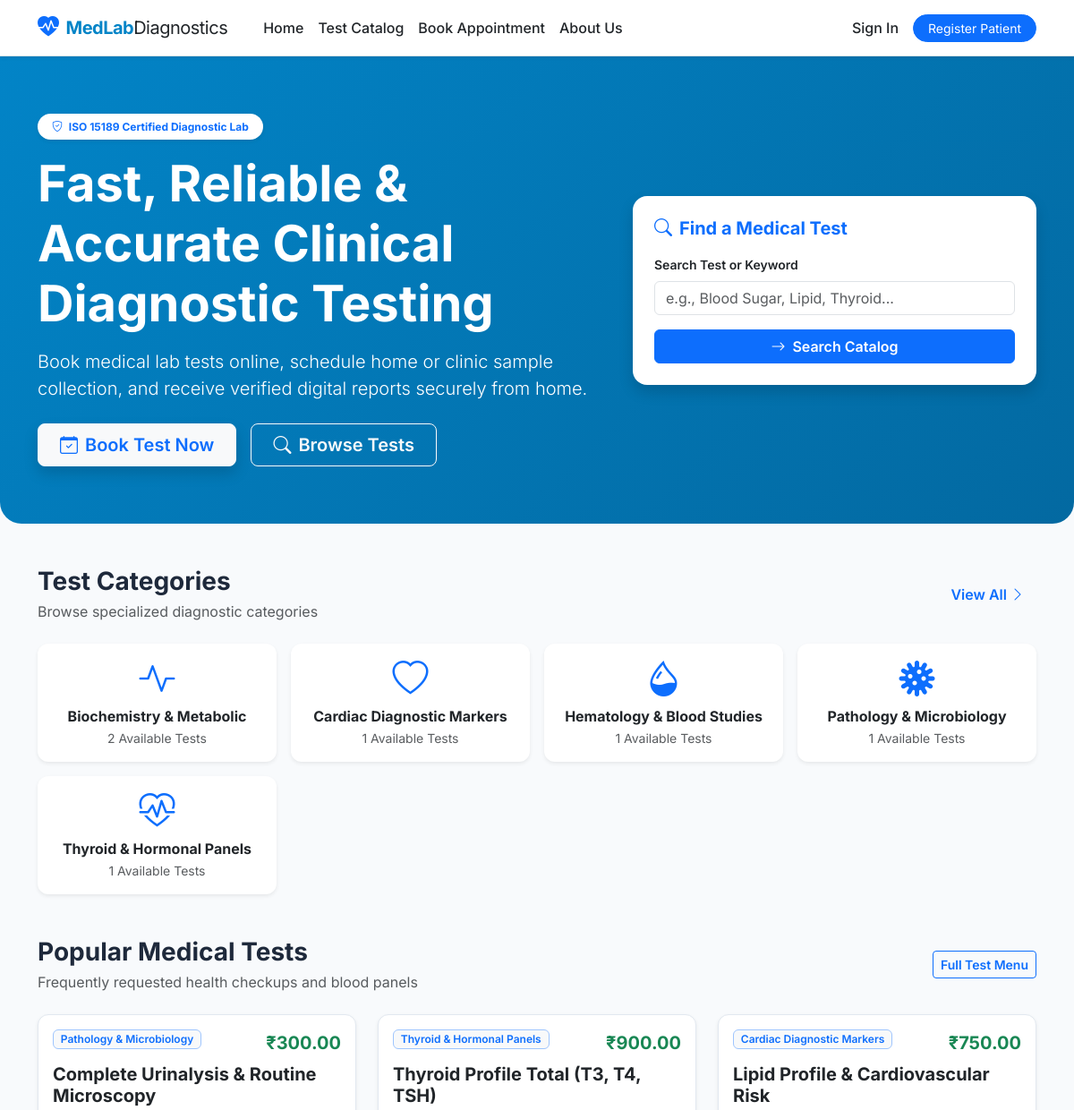
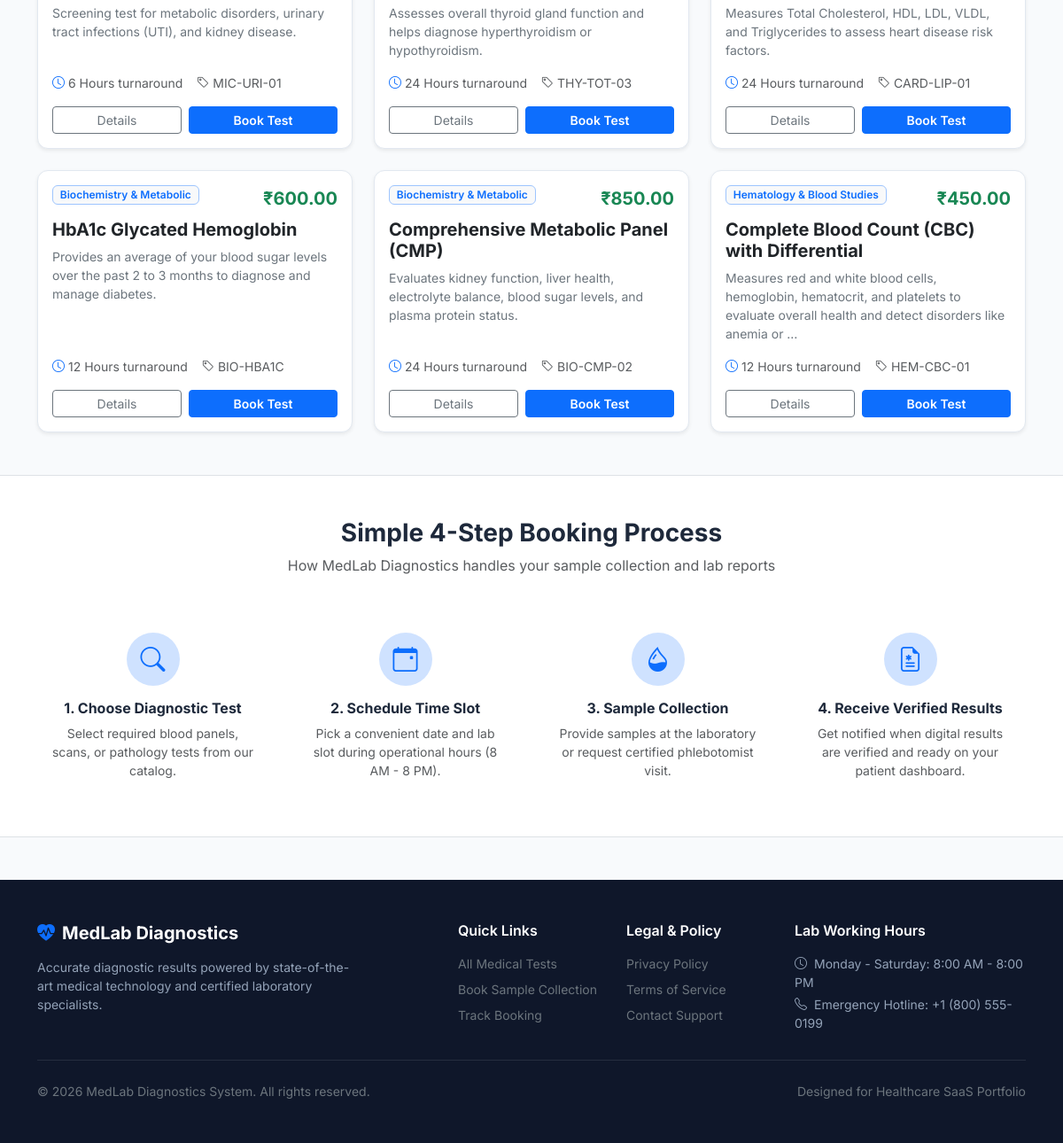
The page / on the database its author committed (2 pictures, top to bottom).
### booking/models.py (models this page shows, shortened)
class Category(models.Model):
    name = models.CharField(max_length=100, unique=True, help_text='Name of the test category')
    slug = models.SlugField(max_length=100, unique=True, help_text='URL-friendly identifier')
    description = models.TextField(blank=True, help_text='Category description and scope')
    icon = models.CharField(
        max_length=50,
        default='bi-journal-medical',
        help_text='Bootstrap icon class name (e.g., bi-droplet-half)'
    )
    created_at = models.DateTimeField(auto_now_add=True)
    class Meta:
        ordering = ['name']
        verbose_name = 'Test Category'
        verbose_name_plural = 'Test Categories'

class Test(models.Model):
    category = models.ForeignKey(
        Category,
        on_delete=models.SET_NULL,
        null=True,
        blank=True,
        related_name='tests',
        help_text='Category of the test'
    )
    test_name = models.CharField(
        max_length=100,
        unique=True,
        help_text='Name of the medical test'
    )
    code = models.CharField(
        max_length=20,
        unique=True,
        null=True,
        blank=True,
        help_text='Unique test code (e.g. CBC-01)'
    )
    description = models.TextField(help_text='Detailed description of the test and what it diagnoses')
    preparation_instructions = models.TextField(
        blank=True,
        default='No special fasting required unless instructed by your physician.',
        help_text='Patient preparation guidelines (e.g. Fasting 8-10 hours)'
    )
    price = models.DecimalField(
        max_digits=10,
        decimal_places=2,
        validators=[MinValueValidator(0.01)],
        help_text='Price of the test'
    )
    turnaround_time = models.CharField(
        max_length=50,
        default='24 Hours',
        help_text='Estimated time to deliver results (e.g. 12 Hours, 2 Days)'
    )
    duration_hours = models.IntegerField(
        default=1,
        validators=[MinValueValidator(1), MaxValueValidator(24)],
        help_text='Expected duration of the sample collection procedure in hours'
    )
    is_active = models.BooleanField(
        default=True,
        help_text='Whether this test is currently available for booking'
    )
    created_at = models.DateTimeField(auto_now_add=True)
    updated_at = models.DateTimeField(auto_now=True)
    class Meta:
        ordering = ['test_name']
        verbose_name = 'Medical Test'
        verbose_name_plural = 'Medical Tests'
        indexes = [
            models.Index(fields=['is_active', 'test_name']),
        ]

### booking/views.py (the view)
# urls.py: path('', views.home, name='home'),
def home(request):
    categories = Category.objects.all().prefetch_related('tests')
    popular_tests = Test.objects.filter(is_active=True).order_by('-created_at')[:6]
    context = {
        'categories': categories,
        'popular_tests': popular_tests,
        'total_tests': Test.objects.filter(is_active=True).count(),
        'page_title': 'Medical Lab Booking System - Reliable Diagnostic Services',
    }
    return render(request, 'booking/home.html', context)

### booking/templates/booking/home.html (shortened to what this page needs)
{% extends "booking/base.html" %}
{% block content %}
<section class="hero-section text-center text-lg-start mb-5">
    <div class="container">
        <div class="row align-items-center g-4">
            <div class="col-lg-7">
                <span class="badge bg-white text-primary px-3 py-2 rounded-pill fw-bold mb-3 shadow-sm">
                    <i class="bi bi-shield-check me-1"></i> ISO 15189 Certified Diagnostic Lab
                </span>
                <h1 class="display-4 fw-bold mb-3">Fast, Reliable & Accurate Clinical Diagnostic Testing</h1>
                <p class="lead mb-4 opacity-90">Book medical lab tests online, schedule home or clinic sample collection, and receive verified digital reports securely from home.</p>
                <div class="d-flex flex-wrap gap-3 justify-content-center justify-content-lg-start">
                    <a href="{% url 'booking:book_test' %}" class="btn btn-light btn-lg fw-semibold px-4 text-primary shadow">
                        <i class="bi bi-calendar-check me-2"></i>Book Test Now
                    </a>
                    <a href="{% url 'booking:test_catalog' %}" class="btn btn-outline-light btn-lg fw-semibold px-4">
                        <i class="bi bi-search me-2"></i>Browse Tests
                    </a>
                </div>
            </div>
            <div class="col-lg-5 text-center">
                <div class="bg-white p-4 rounded-4 shadow text-dark text-start">
                    <h5 class="fw-bold mb-3 text-primary"><i class="bi bi-search me-2"></i>Find a Medical Test</h5>
                    <form action="{% url 'booking:test_catalog' %}" method="get" class="d-flex flex-column gap-3">
                        <div>
                            <label class="form-label small fw-semibold">Search Test or Keyword</label>
                            <input type="text" name="q" class="form-control" placeholder="e.g., Blood Sugar, Lipid, Thyroid...">
                        </div>
                        <button type="submit" class="btn btn-primary w-100 fw-semibold">
                            <i class="bi bi-arrow-right me-1"></i> Search Catalog
                        </button>
                    </form>
                </div>
            </div>
        </div>
    </div>
</section>
<div class="container mb-5">
    <div class="d-flex justify-content-between align-items-center mb-4">
        <div>
            <h3 class="fw-bold mb-1">Test Categories</h3>
            <p class="text-muted mb-0">Browse specialized diagnostic categories</p>
        </div>
        <a href="{% url 'booking:test_catalog' %}" class="btn btn-link text-primary fw-semibold text-decoration-none">View All <i class="bi bi-chevron-right"></i></a>
    </div>
    <div class="row g-3">
        {% for category in categories %}
        <div class="col-6 col-md-4 col-lg-3">
            <a href="{% url 'booking:test_catalog' %}?category={{ category.slug }}" class="text-decoration-none">
                <div class="card card-custom h-100 p-3 text-center border-0 shadow-sm">
                    <div class="mb-2">
                        <i class="bi {{ category.icon|default:'bi-journal-medical' }} text-primary display-6"></i>
                    </div>
                    <h6 class="fw-bold text-dark mb-1">{{ category.name }}</h6>
                    <span class="small text-muted">{{ category.tests.count }} Available Tests</span>
                </div>
            </a>
        </div>
        {% empty %}
        <div class="col-12 text-center text-muted py-4">
            <p>No categories configured yet.</p>
        </div>
        {% endfor %}
    </div>
</div>
<div class="container mb-5">
    <div class="d-flex justify-content-between align-items-center mb-4">
        <div>
            <h3 class="fw-bold mb-1">Popular Medical Tests</h3>
            <p class="text-muted mb-0">Frequently requested health checkups and blood panels</p>
        </div>
        <a href="{% url 'booking:test_catalog' %}" class="btn btn-outline-primary btn-sm fw-semibold">Full Test Menu</a>
    </div>
    <div class="row g-4">
        {% for test in popular_tests %}
        <div class="col-md-6 col-lg-4">
            <div class="card card-custom h-100 shadow-sm">
                <div class="card-body d-flex flex-column">
                    <div class="d-flex justify-content-between align-items-start mb-2">
                        <span class="badge bg-light text-primary border border-primary-subtle fw-semibold">
                            {{ test.category.name|default:"General" }}
                        </span>
                        <span class="fw-bold text-success fs-5">₹{{ test.price }}</span>
                    </div>
                    <h5 class="card-title fw-bold text-dark mb-2">{{ test.test_name }}</h5>
                    <p class="card-text text-secondary small flex-grow-1">{{ test.description|truncatewords:20 }}</p>
                    <div class="d-flex align-items-center text-muted small mb-3 gap-3">
                        <span><i class="bi bi-clock me-1 text-primary"></i>{{ test.turnaround_time }} turnaround</span>
                        {% if test.code %}
                        <span><i class="bi bi-tag me-1"></i>{{ test.code }}</span>
                        {% endif %}
                    </div>
                    <div class="d-flex gap-2">
                        <a href="{% url 'booking:test_detail' test.id %}" class="btn btn-outline-secondary btn-sm flex-fill">Details</a>
                        <a href="{% url 'booking:book_specific_test' test.id %}" class="btn btn-primary btn-sm flex-fill fw-semibold">Book Test</a>
                    </div>
                </div>
            </div>
        </div>
        {% empty %}
        <div class="col-12 text-center text-muted py-5">
            <p>No active tests available at the moment.</p>
        </div>
        {% endfor %}
    </div>
</div>
<section class="bg-white py-5 border-top border-bottom mb-5">
    <div class="container">
        <div class="text-center max-w-2xl mx-auto mb-5">
            <h3 class="fw-bold mb-2">Simple 4-Step Booking Process</h3>
            <p class="text-muted">How MedLab Diagnostics handles your sample collection and lab reports</p>
        </div>
        <div class="row g-4 text-center">
            <div class="col-md-3">
                <div class="p-3">
                    <div class="bg-primary-subtle text-primary rounded-circle d-inline-flex align-items-center justify-content-center mb-3" style="width: 60px; height: 60px;">
                        <i class="bi bi-search fs-3"></i>
                    </div>
                    <h6 class="fw-bold">1. Choose Diagnostic Test</h6>
                    <p class="small text-muted mb-0">Select required blood panels, scans, or pathology tests from our catalog.</p>
                </div>
            </div>
            <div class="col-md-3">
                <div class="p-3">
                    <div class="bg-primary-subtle text-primary rounded-circle d-inline-flex align-items-center justify-content-center mb-3" style="width: 60px; height: 60px;">
                        <i class="bi bi-calendar-event fs-3"></i>
                    </div>
                    <h6 class="fw-bold">2. Schedule Time Slot</h6>
                    <p class="small text-muted mb-0">Pick a convenient date and lab slot during operational hours (8 AM - 8 PM).</p>
                </div>
            </div>
            <div class="col-md-3">
                <div class="p-3">
                    <div class="bg-primary-subtle text-primary rounded-circle d-inline-flex align-items-center justify-content-center mb-3" style="width: 60px; height: 60px;">
                        <i class="bi bi-droplet-half fs-3"></i>
                    </div>
                    <h6 class="fw-bold">3. Sample Collection</h6>
                    <p class="small text-muted mb-0">Provide samples at the laboratory or request certified phlebotomist visit.</p>
                </div>
            </div>
            <div class="col-md-3">
                <div class="p-3">
                    <div class="bg-primary-subtle text-primary rounded-circle d-inline-flex align-items-center justify-content-center mb-3" style="width: 60px; height: 60px;">
                        <i class="bi bi-file-earmark-medical fs-3"></i>
                    </div>
                    <h6 class="fw-bold">4. Receive Verified Results</h6>
                    <p class="small text-muted mb-0">Get notified when digital results are verified and ready on your patient dashboard.</p>
                </div>
            </div>
        </div>
    </div>
</section>
{% endblock %}

### booking/templates/booking/base.html (style rules this page uses)
body { font-family: 'Inter', -apple-system, BlinkMacSystemFont, "Segoe UI", Roboto, sans-serif; background-color: #f8fafc; color: #1e293b; display: flex; flex-direction: column; min-height: 100vh; }
.hero-section { background: linear-gradient(135deg, #0284c7 0%, #0369a1 100%); color: white; padding: 4rem 0; border-bottom-left-radius: 1.5rem; border-bottom-right-radius: 1.5rem; }
.card-custom { border: 1px solid #e2e8f0; border-radius: 0.75rem; transition: transform 0.2s ease, box-shadow 0.2s ease; }

### rows shown on the page
Category: name "Biochemistry & Metabolic", tests.count "2"
Category: name "Cardiac Diagnostic Markers", tests.count "1"
Category: name "Hematology & Blood Studies", tests.count "1"
Category: name "Pathology & Microbiology", tests.count "1"
Category: name "Thyroid & Hormonal Panels", tests.count "1"
Test: category.name "Pathology & Microbiology", price "300.00", test_name "Complete Urinalysis & Routine Microscopy", description "Screening test for metabolic disorders, urinary tract infections (UTI), and kidney disease.", turnaround_time "6 Hours", code "MIC-URI-01"
Test: category.name "Thyroid & Hormonal Panels", price "900.00", test_name "Thyroid Profile Total (T3, T4, TSH)", description "Assesses overall thyroid gland function and helps diagnose hyperthyroidism or hypothyroidism.", turnaround_time "24 Hours", code "THY-TOT-03"
Test: category.name "Cardiac Diagnostic Markers", price "750.00", test_name "Lipid Profile & Cardiovascular Risk", description "Measures Total Cholesterol, HDL, LDL, VLDL, and Triglycerides to assess heart disease risk factors.", turnaround_time "24 Hours", code "CARD-LIP-01"
Test: category.name "Biochemistry & Metabolic", price "600.00", test_name "HbA1c Glycated Hemoglobin", description "Provides an average of your blood sugar levels over the past 2 to 3 months to diagnose and manage diabetes.", turnaround_time "12 Hours", code "BIO-HBA1C"
Test: category.name "Biochemistry & Metabolic", price "850.00", test_name "Comprehensive Metabolic Panel (CMP)", description "Evaluates kidney function, liver health, electrolyte balance, blood sugar levels, and plasma protein status.", turnaround_time "24 Hours", code "BIO-CMP-02"
Test: category.name "Hematology & Blood Studies", price "450.00", test_name "Complete Blood Count (CBC) with Differential", description "Measures red and white blood cells, hemoglobin, hematocrit, and platelets to evaluate overall health and detect disorders like anemia or …", turnaround_time "12 Hours", code "HEM-CBC-01"
